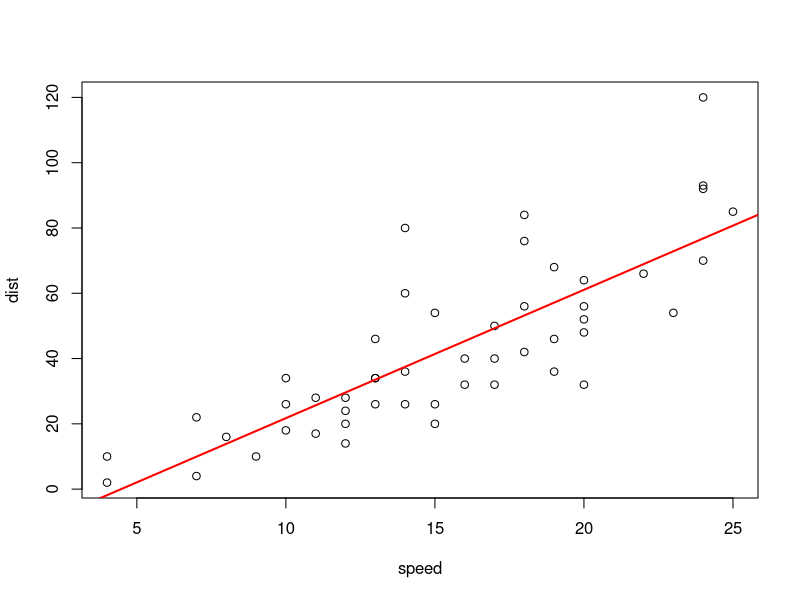

This figure's R source:
## ---- chunk 1
# Basic scatter plot
plot(cars)

# Add a linear trendline
model <- lm(dist ~ speed, data = cars) # Linear model
abline(model, col = "red", lwd = 2)    # Add the trendline

